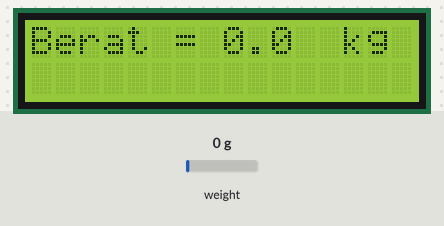
A sketch run on a simulated Arduino Uno, built with avr-gcc and run on an emulated ATmega328P. Parts: 16×2 character LCD. Inputs (shaded band) come from the test bench; at power-on: weight on the scale 0 g. What the sketch prints to the serial monitor is not drawn.

Above: at 8.2 s.
8.3 s: weight on the scale set to 100 g
At 9.1 s:
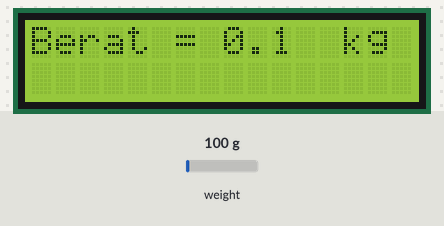
10.8 s: weight on the scale set to 1250 g
At 11.2 s:
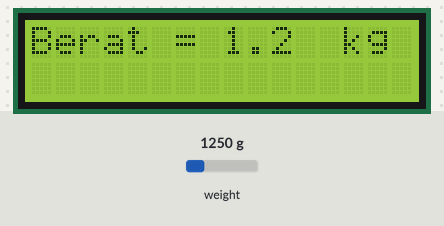
12.3 s: weight on the scale set to 2500 g
At 12.7 s:
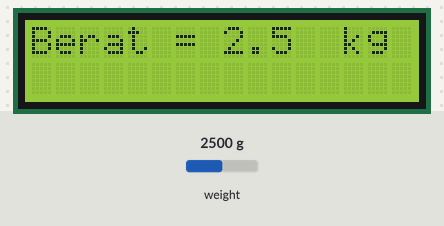
Timing chart, 0 to 15.3 s (numbered marks = the images above; inputs shaded):
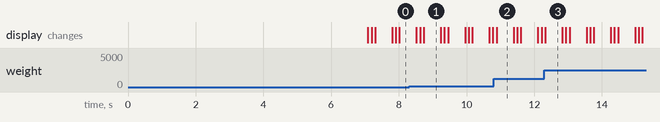

Measured:
- what the display in image 1 shows lasts 0.5 s, from 8.7 s to 9.2 s

The sketch:

percobaan_11_load_cell.ino
```cpp
#include "HX711.h" //memasukan library HX711
#include <LiquidCrystal_I2C.h>
//uint8_t DOUT = 6;
//uint8_t CLK = 12;
//HX711 scale;
LiquidCrystal_I2C lcd(0x27,16,2);
#define DOUT  A0 //mendefinisikan pin arduino yang terhubung dengan pin DT module HX711
#define CLK  A1 //mendefinisikan pin arduino yang terhubung dengan pin SCK module HX711

HX711 scale(DOUT, CLK);

float calibration_factor = -108000; //nilai kalibrasi ( sesuaikan dari hasil nilai percobaan program sebelumnya

void setup() {
  Serial.begin(9600);
  Serial.println("Memulai program kalibrasi pada sensor berat");
  Serial.println("Pastikan tidak ada beban diatas sensor");
  delay(5000);
  scale.set_scale();
  scale.tare(); // auto zero / mengenolkan pembacaan berat

  long zero_factor = scale.read_average(); //membaca nilai output sensor saat tidak ada beban
  Serial.print("Zero factor: ");
  Serial.println(zero_factor);

  lcd.begin();
  lcd.backlight();
}

void loop() {

  scale.set_scale(calibration_factor); //sesuaikan hasil pembacaan dengan nilai kalibrasi

  Serial.print("Berat: ");
  Serial.print(scale.get_units(), 1);
  Serial.println(" kg");


  lcd.setCursor(0,0);
  lcd.print("Berat = ");
  lcd.print(scale.get_units(), 1);
  lcd.setCursor(13,0);
  lcd.print("kg");

  delay(500);

  lcd.clear();
}
// program kalibrasi load cell
/*#include "HX711.h"
#define DOUT  A0
#define CLK  A1
HX711 scale(DOUT, CLK);
float calibration_factor = -108;
int GRAM;

void setup() {
  Serial.begin(9600);
  Serial.println("tekan a,s,d,f untuk menaikan calibration_factor ke 10,100,1000,10000");
  Serial.println("tekan z,x,c,v untuk menurunkan calibration_factor ke 10,100,1000,10000");
  Serial.println("Tekan T untuk Tare");
  scale.set_scale();
  scale.tare();
  long zero_factor = scale.read_average();
  Serial.print("Zero factor: ");
  Serial.println(zero_factor);
  delay(1000);
}

void loop() {
  scale.set_scale(calibration_factor);
  GRAM = scale.get_units(), 4;
  Serial.print("Reading: ");
  Serial.print(GRAM);
  Serial.print(" Gram");
  Serial.print(" calibration_factor: ");
  Serial.print(calibration_factor);
  Serial.println();

  if (Serial.available()) {
    char temp = Serial.read();
    if (temp == '+' || temp == 'a')
      calibration_factor += 0.1;
    else if (temp == '-' || temp == 'z')
      calibration_factor -= 0.1;
    else if (temp == 's')
      calibration_factor += 10;
    else if (temp == 'x')
      calibration_factor -= 10;
    else if (temp == 'd')
      calibration_factor += 100;
    else if (temp == 'c')
      calibration_factor -= 100;
    else if (temp == 'f')
      calibration_factor += 1000;
    else if (temp == 'v')
      calibration_factor -= 1000;
    else if (temp == 't')
      scale.tare();
  }
}
*/
```
